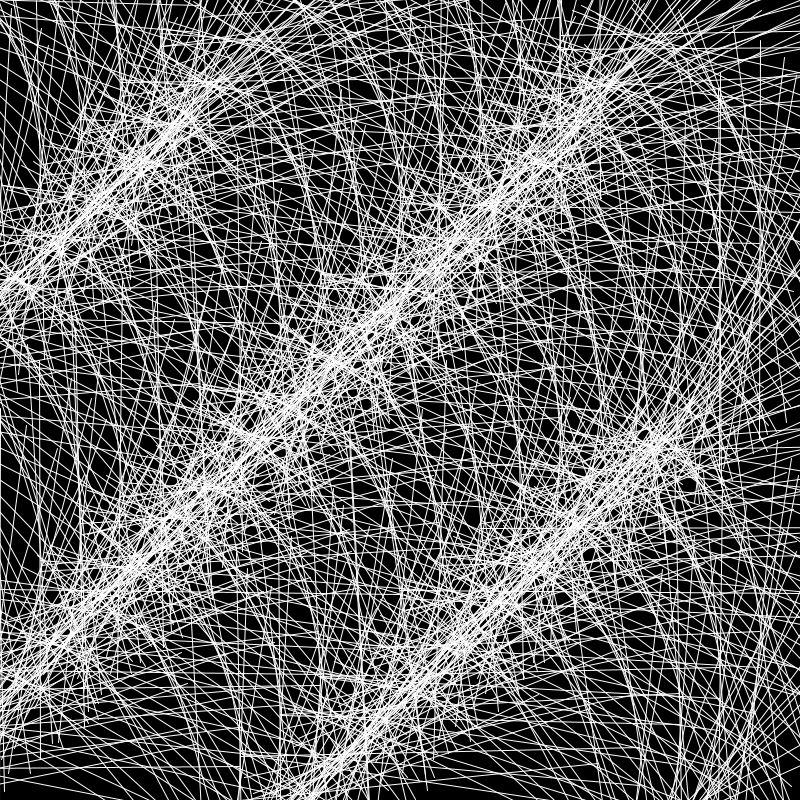
Frame 1 (no input)
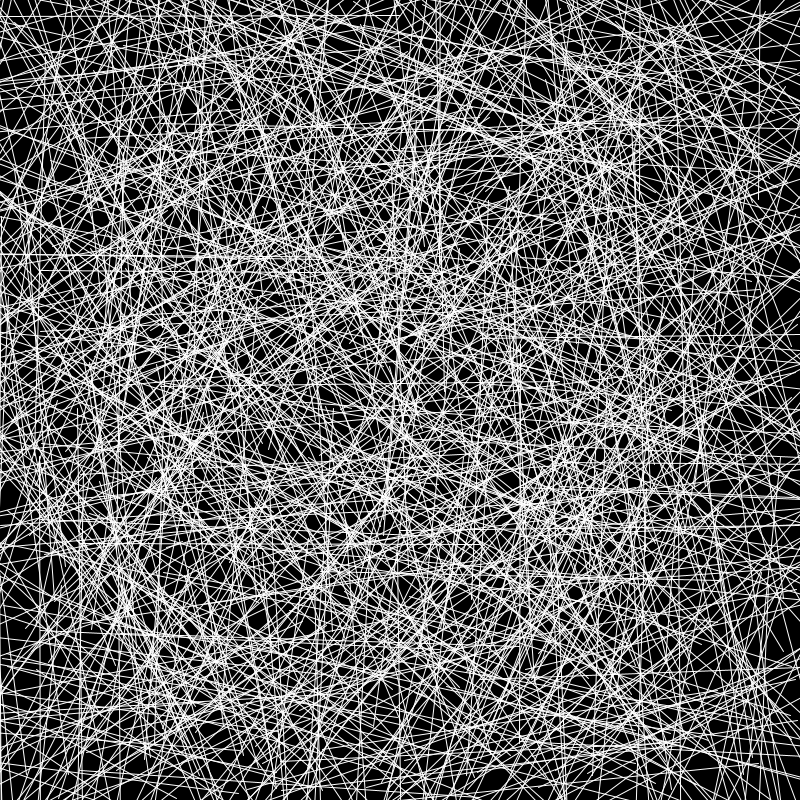
Frame 60 (the mouse pressed at the canvas centre just before this capture)
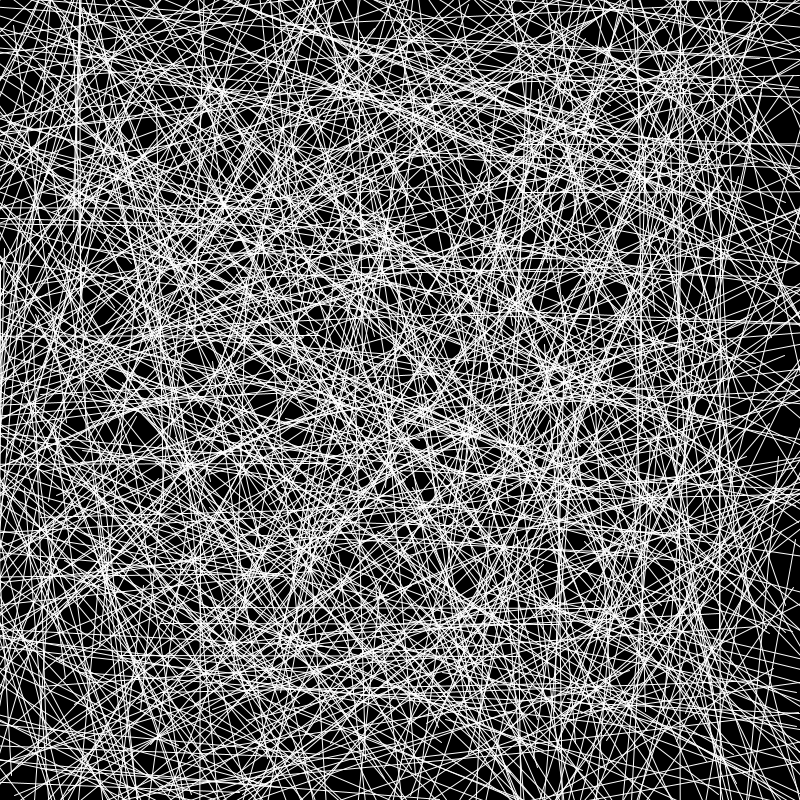
Frame 120 (the mouse held since frame 60 and released just before this capture)

The Processing sketch that drew these frames (run headless with seeded random() and noise(); from frame 60 on, the mouse is pressed at the canvas centre):

// Processing sketch: gif_array
// ── gif_array.pde
// Code 1 FA_18
// Bryan Ma

// 2d arrays part 3

// this sketch uses a 2d array of floats, used to store values that will be used as 
//  angles for matrix transformations. it creates the array with random angles, 
//  then draws lines at those angles in the draw loop.

// change the sketch so that the angles in setup are mapped somehow to the value of 
//  i and/or j. then in the draw loop, change the value of the angle at every position
//  in the 2d array by some amount, to make each line rotate. (see the gif in this folder for an example)
// experiment with sizes, shapes, colors, and adding additional 2d arrays to create 
// more values to store, draw with, and modify at runtime. 

int gridW = 20;
int gridH = 50;

float[][] angles = new float[gridW][gridH];
float[][] rotateAngleBy = new float[gridW][gridH];
void setup() {
  size(800, 800);
  strokeWeight(1);
  stroke(255);
  for (int i = 0; i < gridW; i++) {
    for (int j = 0; j < gridH; j++) {
      //angles[i][j] = random(360);
      angles[i][j] = map(i, 0, gridW, 0, 360);
      angles[i][j] += map(j, 0, gridH, 0, 360);
      rotateAngleBy[i][j] = random (-5,5);
    }
  }
}

void draw() {
  background(0);
  for (int i = 0; i < gridW; i++) {
    for (int j = 0; j < gridH; j++) {
      pushMatrix();
      translate(i * width/gridW, j * height/gridH);
      angles[i][j] += rotateAngleBy[i][j];
      rotate(radians(angles[i][j]++));
      line(-width/gridW*5, 0, width/gridW*5, 0);
      popMatrix();
    }
  }
}
